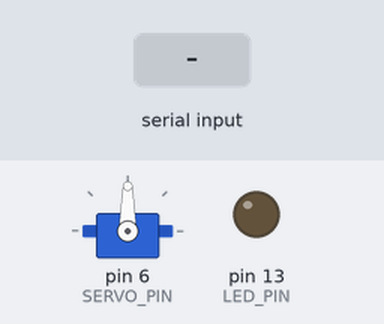
Recording of a sketch running on a simulated Arduino Uno, built with avr-gcc and run on an emulated ATmega328P. Shown: servo, output pins drawn as LEDs (lit = HIGH). The test bench sets the inputs (shaded band).

Above: at 1.2 s.
1.3 s: byte 30 received over Serial
At 2.3 s:
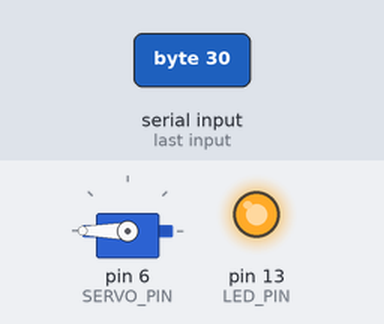
Timing chart, 0 to 4.3 s (numbered marks = the images above; inputs shaded):
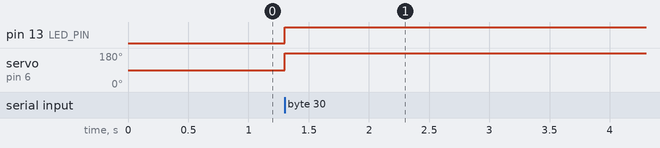

The sketch:

drone_servo_control.ino
```cpp
#include <Servo.h>

#define LED_PIN (13)
#define SERVO_PIN (6)

Servo servo;

void setup() {
    Serial.begin(9600);
    pinMode(LED_PIN, OUTPUT);
    servo.attach(SERVO_PIN);
}

void loop() {
    if (Serial.available()) {
        char servo_state = Serial.read();
        if (servo_state) {
            digitalWrite(LED_PIN, HIGH);
            servo.write(180);
        } else {
            digitalWrite(LED_PIN, LOW);
            servo.write(0);
        }
    }
}
```

Measured:
- after the input at 1.3 s, pin 13 (LED_PIN): LOW → HIGH at once; servo on pin 6 (SERVO_PIN): 90° → 180° at once
